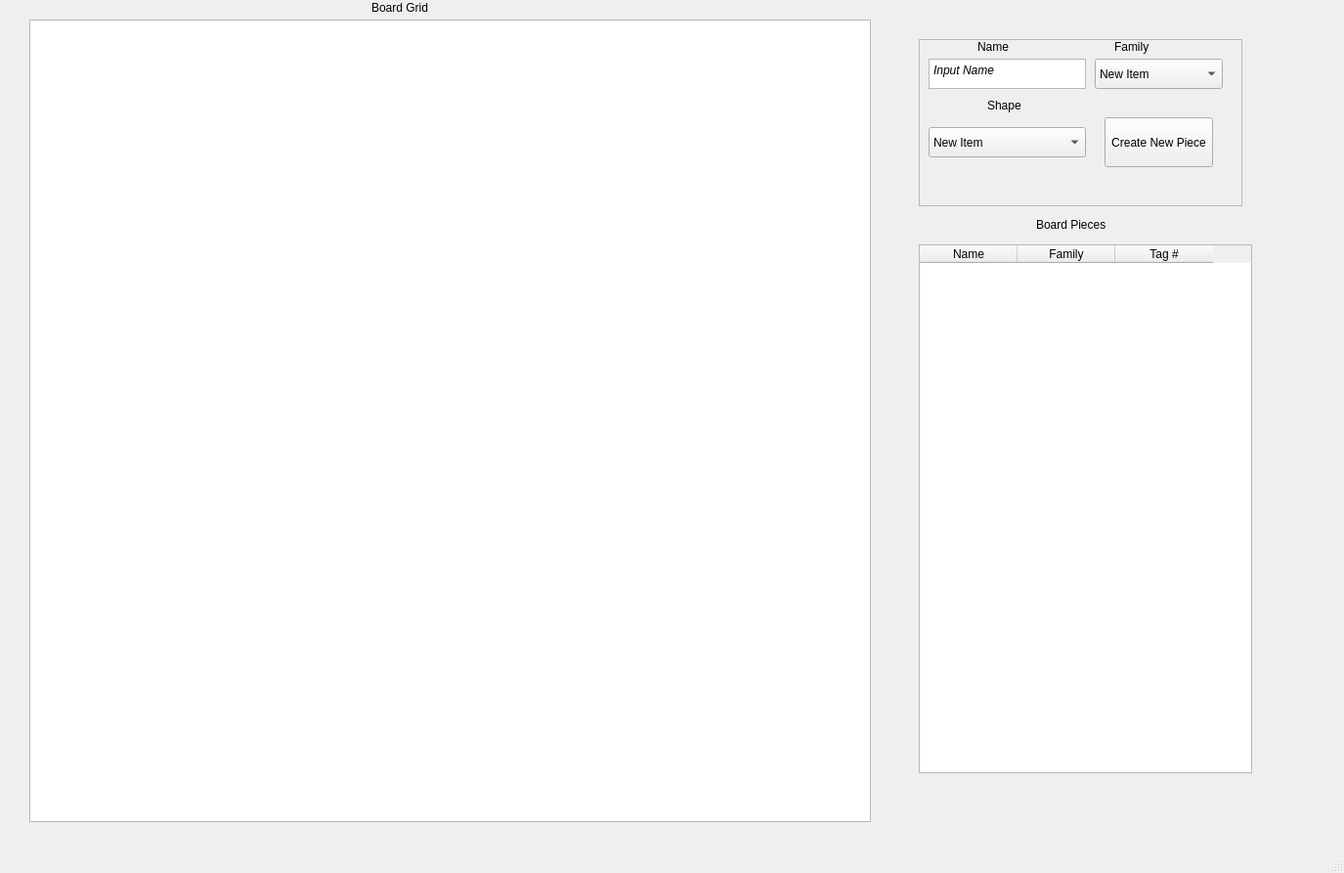
<?xml version="1.0" encoding="UTF-8"?>
<ui version="4.0">
 <class>MainWindow</class>
 <widget class="QMainWindow" name="MainWindow">
  <property name="geometry">
   <rect>
    <x>0</x>
    <y>0</y>
    <width>1375</width>
    <height>893</height>
   </rect>
  </property>
  <property name="sizePolicy">
   <sizepolicy hsizetype="Fixed" vsizetype="Fixed">
    <horstretch>1</horstretch>
    <verstretch>1</verstretch>
   </sizepolicy>
  </property>
  <property name="minimumSize">
   <size>
    <width>1080</width>
    <height>720</height>
   </size>
  </property>
  <property name="maximumSize">
   <size>
    <width>2064</width>
    <height>16777215</height>
   </size>
  </property>
  <property name="windowTitle">
   <string>MainWindow</string>
  </property>
  <widget class="QWidget" name="centralwidget">
   <widget class="QFrame" name="frame">
    <property name="geometry">
     <rect>
      <x>940</x>
      <y>40</y>
      <width>331</width>
      <height>171</height>
     </rect>
    </property>
    <property name="frameShape">
     <enum>QFrame::Shape::StyledPanel</enum>
    </property>
    <property name="frameShadow">
     <enum>QFrame::Shadow::Raised</enum>
    </property>
    <widget class="QPushButton" name="create_board_piece_button">
     <property name="geometry">
      <rect>
       <x>190</x>
       <y>80</y>
       <width>111</width>
       <height>51</height>
      </rect>
     </property>
     <property name="text">
      <string>Create New Piece</string>
     </property>
    </widget>
    <widget class="QTextEdit" name="board_piece_name_input">
     <property name="geometry">
      <rect>
       <x>10</x>
       <y>20</y>
       <width>161</width>
       <height>31</height>
      </rect>
     </property>
     <property name="lineWidth">
      <number>13</number>
     </property>
     <property name="html">
      <string>&lt;!DOCTYPE HTML PUBLIC &quot;-//W3C//DTD HTML 4.0//EN&quot; &quot;http://www.w3.org/TR/REC-html40/strict.dtd&quot;&gt;
&lt;html&gt;&lt;head&gt;&lt;meta name=&quot;qrichtext&quot; content=&quot;1&quot; /&gt;&lt;meta charset=&quot;utf-8&quot; /&gt;&lt;style type=&quot;text/css&quot;&gt;
p, li { white-space: pre-wrap; }
hr { height: 1px; border-width: 0; }
li.unchecked::marker { content: &quot;\2610&quot;; }
li.checked::marker { content: &quot;\2612&quot;; }
&lt;/style&gt;&lt;/head&gt;&lt;body style=&quot; font-family:'Segoe UI'; font-size:9pt; font-weight:400; font-style:normal;&quot;&gt;
&lt;p style=&quot; margin-top:0px; margin-bottom:0px; margin-left:0px; margin-right:0px; -qt-block-indent:0; text-indent:0px;&quot;&gt;&lt;span style=&quot; font-style:italic;&quot;&gt;Input Name&lt;/span&gt;&lt;/p&gt;&lt;/body&gt;&lt;/html&gt;</string>
     </property>
    </widget>
    <widget class="QComboBox" name="apriltag_family_input_box">
     <property name="geometry">
      <rect>
       <x>180</x>
       <y>20</y>
       <width>131</width>
       <height>31</height>
      </rect>
     </property>
     <item>
      <property name="text">
       <string>New Item</string>
      </property>
     </item>
    </widget>
    <widget class="QLabel" name="board_piece_name_label">
     <property name="geometry">
      <rect>
       <x>60</x>
       <y>0</y>
       <width>49</width>
       <height>16</height>
      </rect>
     </property>
     <property name="text">
      <string>Name</string>
     </property>
    </widget>
    <widget class="QLabel" name="board_piece_name_label_2">
     <property name="geometry">
      <rect>
       <x>200</x>
       <y>0</y>
       <width>41</width>
       <height>16</height>
      </rect>
     </property>
     <property name="text">
      <string>Family</string>
     </property>
    </widget>
    <widget class="QLabel" name="board_piece_shape_label">
     <property name="geometry">
      <rect>
       <x>70</x>
       <y>60</y>
       <width>41</width>
       <height>16</height>
      </rect>
     </property>
     <property name="text">
      <string>Shape</string>
     </property>
    </widget>
    <widget class="QComboBox" name="board_piece_shape_input_box">
     <property name="geometry">
      <rect>
       <x>10</x>
       <y>90</y>
       <width>161</width>
       <height>31</height>
      </rect>
     </property>
     <item>
      <property name="text">
       <string>New Item</string>
      </property>
     </item>
    </widget>
   </widget>
   <widget class="QTableWidget" name="board_piece_table_widget">
    <property name="geometry">
     <rect>
      <x>940</x>
      <y>250</y>
      <width>341</width>
      <height>541</height>
     </rect>
    </property>
    <column>
     <property name="text">
      <string>Name</string>
     </property>
    </column>
    <column>
     <property name="text">
      <string>Family</string>
     </property>
    </column>
    <column>
     <property name="text">
      <string>Tag #</string>
     </property>
    </column>
   </widget>
   <widget class="QTableWidget" name="board_grid_table_widget">
    <property name="geometry">
     <rect>
      <x>30</x>
      <y>20</y>
      <width>861</width>
      <height>821</height>
     </rect>
    </property>
    <property name="sizePolicy">
     <sizepolicy hsizetype="Expanding" vsizetype="Expanding">
      <horstretch>1</horstretch>
      <verstretch>1</verstretch>
     </sizepolicy>
    </property>
    <attribute name="horizontalHeaderVisible">
     <bool>false</bool>
    </attribute>
    <attribute name="horizontalHeaderHighlightSections">
     <bool>false</bool>
    </attribute>
    <attribute name="verticalHeaderVisible">
     <bool>false</bool>
    </attribute>
    <attribute name="verticalHeaderHighlightSections">
     <bool>false</bool>
    </attribute>
   </widget>
   <widget class="QLabel" name="board_grid_label">
    <property name="geometry">
     <rect>
      <x>380</x>
      <y>0</y>
      <width>61</width>
      <height>16</height>
     </rect>
    </property>
    <property name="text">
     <string>Board Grid</string>
    </property>
   </widget>
   <widget class="QLabel" name="label">
    <property name="geometry">
     <rect>
      <x>1060</x>
      <y>220</y>
      <width>71</width>
      <height>20</height>
     </rect>
    </property>
    <property name="text">
     <string>Board Pieces</string>
    </property>
   </widget>
  </widget>
  <widget class="QMenuBar" name="menubar">
   <property name="geometry">
    <rect>
     <x>0</x>
     <y>0</y>
     <width>1375</width>
     <height>33</height>
    </rect>
   </property>
  </widget>
  <widget class="QStatusBar" name="statusbar"/>
 </widget>
 <resources/>
 <connections/>
</ui>
